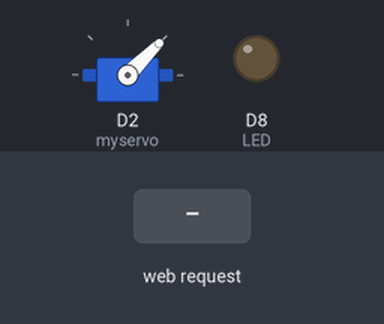
This sketch was run on a simulated ESP8266 (NodeMCU). On the bench: servo, output pins drawn as LEDs (lit = HIGH). Inputs (shaded band) come from the test bench. WiFi joins after 1.5 s; servers stay silent unless stated; what the sketch prints to the serial monitor is not drawn.

Above: at 2.7 s.
2.8 s: HTTP request GET /B received
At 3.2 s:
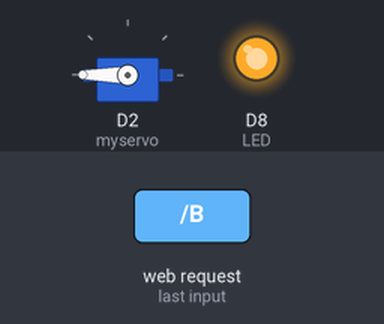
4.3 s: HTTP request GET /F received
At 5.5 s:
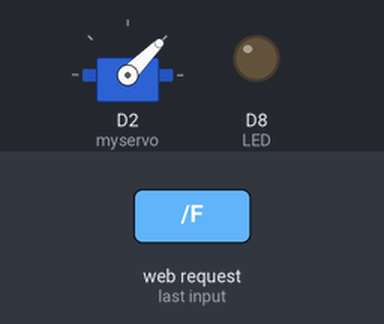
Timing chart, 0 to 7.3 s (numbered marks = the images above; inputs shaded):
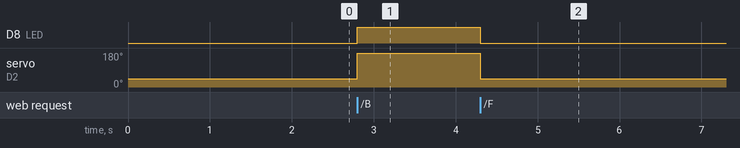

The sketch:

Automatic_Door__Lock_.ino
```cpp
#include <ESP8266WiFi.h>
#include <Servo.h>
#define LED D8  // LED at GPIO4 D2

Servo myservo;
const char* ssid = "Mahmood";
const char* password = "028126564";
unsigned char status_led=0;


WiFiServer server(80);

void setup() {
  Serial.begin(115200);
  pinMode(LED, OUTPUT);
  myservo.attach(D2);
  myservo.write(45);
  digitalWrite(LED, LOW);

  // Connect to WiFi network
  Serial.println();
  Serial.println();
  Serial.print("Connecting to ");
  Serial.println(ssid);

  WiFi.begin(ssid, password);

  while (WiFi.status() != WL_CONNECTED) {
    delay(500);
    Serial.print(".");
  }
  Serial.println("");
  Serial.println("WiFi connected");

  // Start the server
  server.begin();
  Serial.println("Server started at...");
  Serial.println(WiFi.localIP());

}

void loop() {

  // Check if a client has connected
  WiFiClient client = server.available();
  if (!client) {
    return;
  }

  // Wait until the client sends some data
  Serial.println("new client");
  while (! client.available())
  {
    delay (1);
  }


  // Read the first line of the request
  String req = client.readStringUntil('\r');
  Serial.println(req);
  client.flush();

  // Match the request

  if (req.indexOf("/F") != -1)  {
    status_led=0;
   digitalWrite(LED, LOW);
   myservo.write(45);

  }
  else if(req.indexOf("/B") != -1)
  {
    status_led=1;
    digitalWrite(LED, HIGH);
    myservo.write(180);
  }
// Return the response
client.println("HTTP/1.1 200 OK");
client.println("Content-Type: text/html");
client.println("Connection: close");
client.println("");

client.println("<!DOCTYPE HTML>");
client.println("<HTML>");
client.println("<H1> Automatic Door Lock </H1>");
client.println("<br />");

 client.println("<a href=\"/F\"\"> <button style='FONT-SIZE: 50px; HEIGHT: 200px;WIDTH: 300px; 126px; Z-INDEX: 0; TOP: 200px;'> LOCK </button> </a>");
 client.println("<a href=\"/B\"\"> <button style='FONT-SIZE: 50px; HEIGHT: 200px; WIDTH: 300px; 126px; Z-INDEX: 0; TOP: 200px;'> UNLOCK </button> </a>");

 client.println("</html>");

  delay(1);
  Serial.println("Client disonnected");
  Serial.println("");

}
```

Measured:
- after the input at 2.8 s, D8 (LED): LOW → HIGH at once; servo on D2 (myservo): 45° → 180° at once
- after the input at 4.3 s, D8 (LED): HIGH → LOW at once; servo on D2 (myservo): 180° → 45° at once
